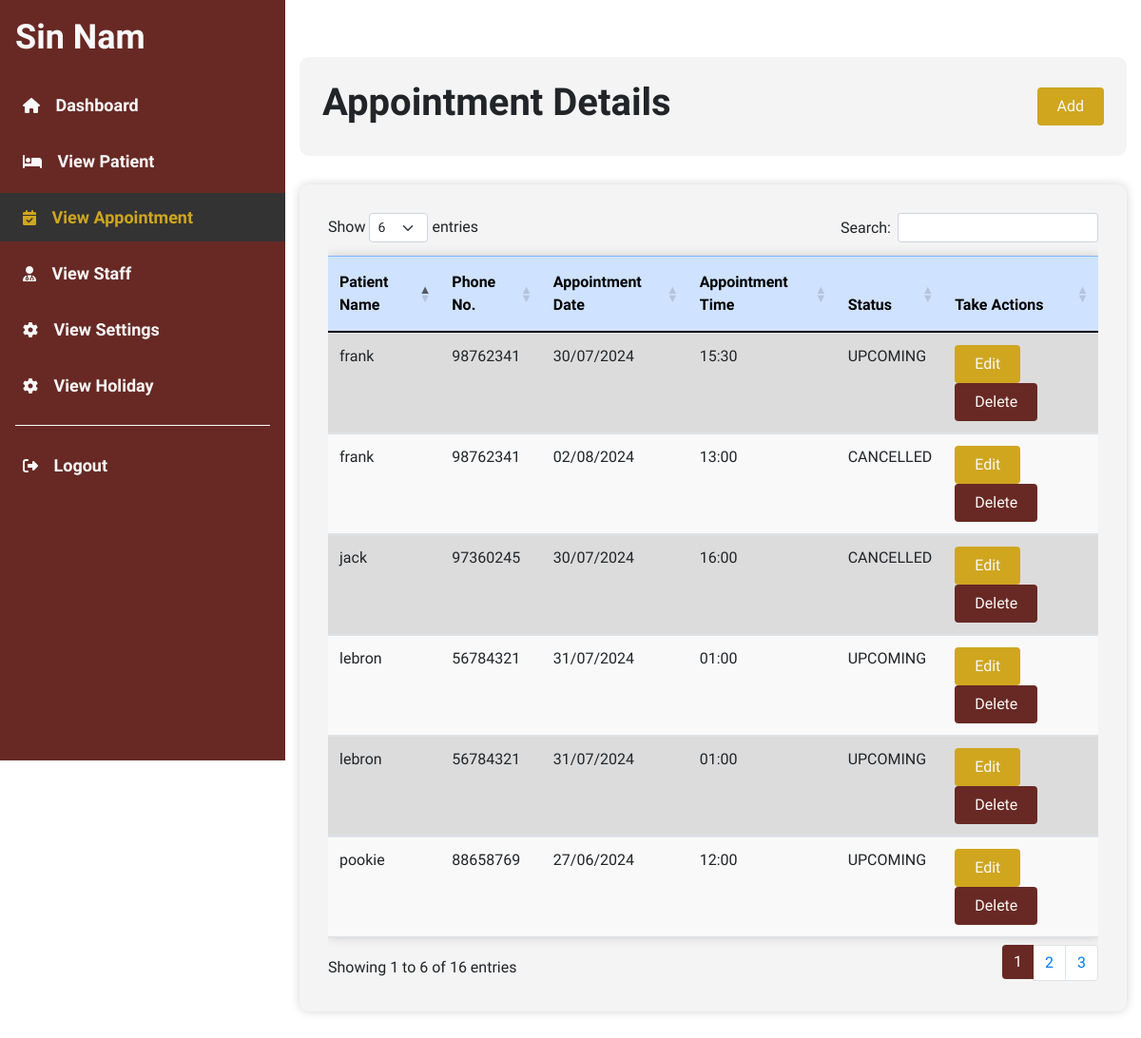
The app's page /forms/appointmentDetails.php (signed in) with its own data.
### tables this page shows
CREATE TABLE `appointment` (
  `appointment_id` int(11) NOT NULL,
  `appointment_date` date NOT NULL,
  `appointment_start_time` time NOT NULL,
  `appointment_end_time` time NOT NULL,
  `appointment_status` varchar(45) NOT NULL DEFAULT 'UPCOMING',
  `booked_by` varchar(255) NOT NULL,
  `booked_datetime` datetime NOT NULL,
  `patient_id` int(11) NOT NULL,
  `queue_no` int(11) NOT NULL,
  `appointment_remarks` varchar(255) DEFAULT NULL
);

CREATE TABLE `patient` (
  `patient_id` int(11) NOT NULL,
  `patient_name` varchar(255) NOT NULL,
  `patient_dob` date NOT NULL,
  `patient_phoneNo` int(11) NOT NULL,
  `patient_email` varchar(255) NOT NULL,
  `patient_password` varchar(255) NOT NULL,
  `patient_status` varchar(45) NOT NULL DEFAULT 'NEW',
  `last_updated_by` varchar(255) NOT NULL,
  `last_updated_datetime` datetime NOT NULL,
  `payment_status` varchar(45) NOT NULL,
  `amount_payable` float NOT NULL DEFAULT 0,
  `is_verified` tinyint(1) NOT NULL DEFAULT 0
);

### forms/appointmentDetails.php (the view, shortened to what this page needs)
<?php
include "../db_connect.php";
?>
<!DOCTYPE html>
<html lang="en">
<head>
    <?php include '../links.php'; ?>
    <link rel="stylesheet" href="../style.css" />
    <link href="https://cdn.datatables.net/1.11.5/css/dataTables.bootstrap5.min.css" rel="stylesheet">
</head>
<body>
    <div class="main-content d-flex">
        <div class="sidebar" id="sidebar">
            <div class="header-box px-3 mt-2 mb-2 d-flex align-items-center justify-content-between">
                <h1 class="header">Sin Nam</h1>
            </div>
            <ul class="mt-3">
                <li class=""><a href="../adminDashboard.php" class="text-decoration-none outer"><i class="fa-solid fa-house"></i> Dashboard</a></li>
                <li class=""><a href="patientDetails.php" class="text-decoration-none outer"><i class="fa-solid fa-bed"></i> View Patient</a></li>
                <li class="active"><a href="appointmentDetails.php" class="text-decoration-none outer"><i class="fa-solid fa-calendar-check"></i> View Appointment</a></li>
                <li class=""><a href="staffDetails.php" class="text-decoration-none outer"><i class="fa-solid fa-user-doctor"></i> View Staff</a></li>
                <li class=""><a href="settings.php" class="text-decoration-none outer"><i class="fa-solid fa-gear"></i> View Settings</a></li>
                <li class=""><a href="viewHoliday.php" class="text-decoration-none outer"><i class="fa-solid fa-gear"></i> View Holiday</a></li>
                <div class="sidebar-separator"></div>
                <li class="mt-auto"><a href="loggedOutSuccessful.php" class="text-decoration-none logout-btn outer"><i class="fa-solid fa-right-from-bracket"></i> Logout</a></li>
            </ul>
        </div>
        <div class="content" id="content">
            <div class="appointment-table">
                <div class="container-fluid">
                    <div class="search-card">
                        <div class="d-flex justify-content-between align-items-center">
                            <h2 class="text-center">Appointment Details</h2>
                            <a href='addAppointment.php' class='btn add-btn'>Add</a>
                        </div>
                    </div>
                    <div class="table-card">
                        <div class="table-responsive">
                            <table class="table table-striped" id="table">
                                <!-- <div class="filter-dropdown mb-1 w-20">
                                    <select class="form-select" id="filterStatus" onchange="filterAppointments()">
                                        <option value="UPCOMING" <?php echo (!isset($_GET['status']) || $_GET['status'] == 'UPCOMING') ? 'selected' : ''; ?>>Upcoming</option>
                                        <option value="CANCELLED" <?php echo (isset($_GET['status']) && $_GET['status'] == 'CANCELLED') ? 'selected' : ''; ?>>Cancelled</option>
                                        <option value="COMPLETED" <?php echo (isset($_GET['status']) && $_GET['status'] == 'COMPLETED') ? 'selected' : ''; ?>>Completed</option>
                                    </select>
                                </div> -->
                                <thead class="table-primary">
                                    <tr>
                                        <th>Patient Name</th>
                                        <th>Phone No.</th>
                                        <th>Appointment Date</th>
                                        <th>Appointment Time</th>
                                        <th>Status</th>
                                        <th>Take Actions</th>
                                    </tr>
                                </thead>
                                <tbody>
                                    <?php
                                    $query = "SELECT * FROM patient P INNER JOIN appointment A ON P.patient_id = A.patient_id WHERE A.appointment_status != 'COMPLETED' ORDER BY appointment_date ASC";
                                    $appointment_stmt = mysqli_prepare($conn, $query);
                                    if (!$appointment_stmt) {
                                        die("Failed to prepare statement");
                                    } else {
                                        mysqli_stmt_execute($appointment_stmt);
                                        $result = mysqli_stmt_get_result($appointment_stmt);
                                        if (mysqli_num_rows($result) > 0) {
                                            while ($row = mysqli_fetch_assoc($result)) {
                                                echo "<tr>";
                                                echo "<td>" . $row['patient_name'] . "</td>";
                                                echo "<td>" . $row['patient_phoneNo'] . "</td>";
                                                echo "<td>" . date("d/m/Y", strtotime($row['appointment_date'])) . "</td>";
                                                echo "<td>" . date("H:i", strtotime($row['appointment_start_time'])) . "</td>";
                                                echo "<td>" . $row['appointment_status'] . "</td>";
                                                echo "<td>
                                            <div class='buttons'>
                                                <a href='editAppointment.php?appointment_id=" . $row['appointment_id'] . "' class='btn edit-btn'>Edit</a>
                                                <button class='btn delete-btn' data-bs-toggle='modal' data-bs-target='#delete-modal' data-id='" . $row['appointment_id'] . "'>Delete</button>
                                            </div>
                                        </td>";
                                                echo "</tr>";
                                            }
                                        }
                                    }
                                    ?>
                                </tbody>
                            </table>
                        </div>
                    </div>
                </div>
            </div>
        </div>
    </div>
</body>
</html>

### style.css (style rules this page uses)
* { margin: 0; padding: 0; box-sizing: border-box; font-family: "Raleway", sans-serif; }
#sidebar { min-width: 300px; max-width: 300px; height: 100vh; background: #682924; z-index: 999; flex-shrink: 0; overflow: visible; }
#sidebar .header { color: #f9f9f9; font-size: 36px; font-weight: 600; margin-top: 10px; }
#sidebar a { color: #f9f9f9; }
#sidebar a.outer { font-size: 18px; font-weight: 600; }
#sidebar ul { padding-left: 0; }
#sidebar ul li { list-style: none; padding: 12px 24px; margin-bottom: 8px; }
#sidebar ul li.active { background-color: #333; }
#sidebar ul li.active a { color: #CFA61E; }
#sidebar ul li a { font-size: 18px; }
#sidebar ul li a .fa-solid { margin-right: 12px; font-size: 16px; }
.sidebar-separator { height: 1px; background-color: #f9f9f9; margin: 16px; }
#content { width: 100%; height: 100vh; }
.edit-btn { background-color: #CFA61E; padding: 7px 20px; color: #f9f9f9; font-size: 16px; margin-right: 10px; }
.delete-btn { background-color: #682924; padding: 7px 20px; color: #f9f9f9; font-size: 16px; }
.add-btn { background-color: #CFA61E; padding: 7px 20px; color: #f9f9f9; font-size: 16px; align-items: right; }
.patient-table h2, .appointment-table h2, .staff-table h2 { font-size: 40px; font-weight: 600; font-weight: 600; }
.table { width: 100%; border-collapse: collapse; box-shadow: 0 0 10px rgba(71, 70, 70, 0.24); }
.table-card { padding: 30px; background-color: #f4f4f4; box-shadow: 0 0 10px rgba(71, 70, 70, 0.24); border-radius: 10px; }
.search-card { padding: 24px; background-color: #f4f4f4; margin-bottom: 30px; border-radius: 10px; margin-top: 60px; }
.appointment-table { padding-bottom: 60px; }
.table th { font-size: 16px; font-weight: 700; }
.table tr { font-size: 600; }
.table tr td { font-size: 16px; }
.table tr:nth-child(even) { background-color: #f9f9f9; }
.table tr th { padding-top: 15px; padding-bottom: 15px; }

### forms/appointmentDetails.php (style rules this page uses)
th, td { word-wrap: break-word; }
#sidebar { max-height: 2000px; }

### records on screen
appointment: patient.patient_name "pookie", patient.patient_phoneNo "88658769", appointment_date "27/06/2024", appointment_start_time "12:00", appointment_status "UPCOMING"
appointment: patient.patient_name "frank", patient.patient_phoneNo "98762341", appointment_date "30/07/2024", appointment_start_time "15:30", appointment_status "UPCOMING"
appointment: patient.patient_name "jack", patient.patient_phoneNo "97360245", appointment_date "30/07/2024", appointment_start_time "16:00", appointment_status "CANCELLED"
appointment: patient.patient_name "lebron", patient.patient_phoneNo "56784321", appointment_date "31/07/2024", appointment_start_time "01:00", appointment_status "UPCOMING"
appointment: patient.patient_name "lebron", patient.patient_phoneNo "56784321", appointment_date "31/07/2024", appointment_start_time "01:00", appointment_status "UPCOMING"
appointment: patient.patient_name "frank", patient.patient_phoneNo "98762341", appointment_date "02/08/2024", appointment_start_time "13:00", appointment_status "CANCELLED"
